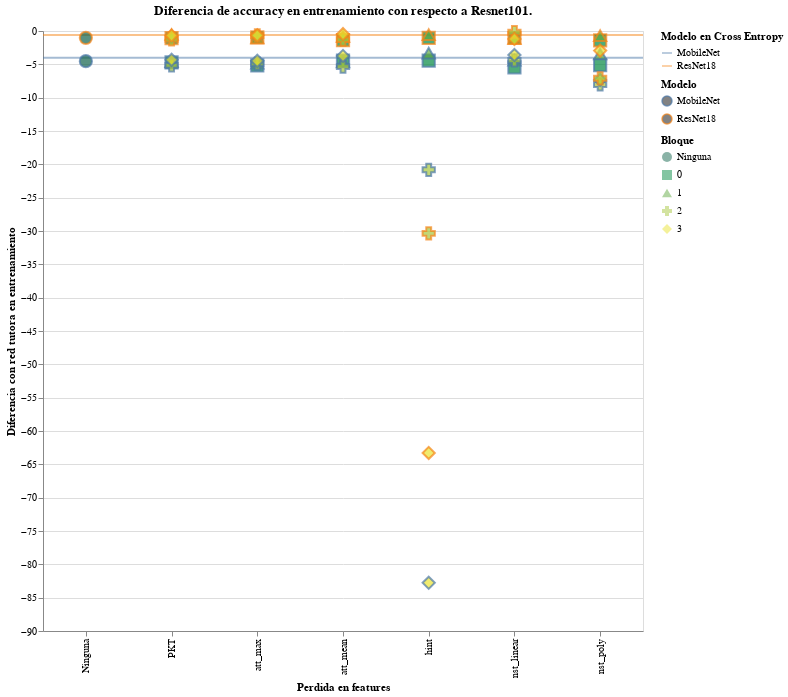

Source (notebook cell):
### Markdown cell above
3- Barras con test_acc/train_acc*feats(layer), raya en logit (t8), en grid ([kd,ce,kdce] [mobilenet,resnet])

### Code cell
def grafico_con_barra_y_CE(source=source,
                        title="Diferencia de accuracy en entrenamiento con respecto a Resnet101.",
                        y="delta_test",
                        x="feat_dist",
                        fill='layer',
                        color='student',
                        shape='layer'):
    
    chart=alt.Chart(source,title=title).mark_point(size=150).encode(
           
            y=alt.Y(y, type='quantitative',title=global_titles[y],
                    scale=alt.Scale(zero=False,base=10,type='linear')),
            x=alt.X(x, title=global_titles[x]),
            color=alt.Color(color, legend=alt.Legend(title=global_titles[color])),
            fill=alt.Fill('%s:O'%fill, legend=alt.Legend(title=global_titles[fill]), scale=alt.Scale(scheme='darkgreen')),
            shape=alt.Shape("%s:O"%shape,legend=alt.Legend(title=global_titles[shape])),
        )


    bar=alt.Chart(bar_source).mark_rule(opacity=0.5).encode(
                        y=y,
                        color=alt.Color('model', legend=alt.Legend(title="Modelo")),
                        stroke=alt.Stroke('model', legend=alt.Legend(title="Modelo en Cross Entropy")),
                        size=alt.value(2))
    d=bar+chart
    d.properties(width=600,height=600).configure_axis(titleFontSize=12).configure_title(fontSize=15)
    
    return d

grafico_con_barra_y_CE().properties(width=600,height=600)

### Figure 1 — Vega-Lite specification as saved in the notebook (floating-point values rounded to 4 significant figures)
{"config": {"view": {"continuousWidth": 400, "continuousHeight": 300}}, "layer": [{"data": {"name": "data-3de83c1e81426d0795c7948d927f58db"}, "mark": {"type": "rule", "opacity": 0.5}, "encoding": {"color": {"type": "nominal", "field": "model", "legend": {"title": "Modelo"}}, "size": {"value": 2}, "stroke": {"type": "nominal", "field": "model", "legend": {"title": "Modelo en Cross Entropy"}}, "y": {"type": "quantitative", "field": "delta_test"}}}, {"data": {"name": "data-a7af65d05f721c2ba443eb0d113c6d69"}, "mark": {"type": "point", "size": 150}, "encoding": {"color": {"type": "nominal", "field": "student", "legend": {"title": "Modelo"}}, "fill": {"type": "ordinal", "field": "layer", "legend": {"title": "Bloque"}, "scale": {"scheme": "darkgreen"}}, "shape": {"type": "ordinal", "field": "layer", "legend": {"title": "Bloque"}}, "x": {"type": "nominal", "field": "feat_dist", "title": "Perdida en features"}, "y": {"type": "quantitative", "field": "delta_test", "scale": {"base": 10, "type": "linear", "zero": false}, "title": "Diferencia con red tutora en entrenamiento"}}, "title": "Diferencia de accuracy en entrenamiento con respecto a Resnet101."}], "height": 600, "width": 600, "$schema": "https://vega.github.io/schema/vega-lite/v4.8.1.json", "datasets": {"data-3de83c1e81426d0795c7948d927f58db": [{"model": "ResNet18", "test_acc": 93.34, "test_loss ": 0.5333, "train_acc": 99.85, "train_loss ": 0.004576, "epoch": 400, "train_step": 156400, "test_step": 40000, "delta_test": -0.6, "test/train": 0.9348, "dist": "CE", "student": "ResNet18", "log_dist": "CE", "feat_dist": "Ninguna", "layer": "Ninguna"}, {"model": "MobileNet", "test_acc": 89.94, "test_loss ": 0.5806, "train_acc": 99.54, "train_loss ": 0.01374, "epoch": 400, "train_step": 156400, "test_step": 40000, "delta_test": -4.0, "test/train": 0.9035, "dist": "CE", "student": "MobileNet", "log_dist": "CE", "feat_dist": "Ninguna", "layer": "Ninguna"}], "data-a7af65d05f721c2ba443eb0d113c6d69": [{"test_acc": 89.42, "test_teacher/acc": 93.94, "test_loss": 0.01408, "test_eval": 1.295, "train_acc": 94.86, "train_teacher/acc": 99.89, "train_loss": 0.009106, "train_eval": 0.4043, "student": "MobileNet", "transform": "Ninguna", "dataset": "None", "temp": 8, "log_dist": "KD", "feat_dist": "Ninguna", "layer": "Ninguna", "delta_test": -4.52, "test/train": 0.9427, "last_layer": null}, {"test_acc": 92.91, "test_teacher/acc": 93.94, "test_loss": 0.006857, "test_eval": 0.7865, "train_acc": 99.02, "train_teacher/acc": 99.9, "train_loss": 0.003181, "train_eval": 0.04594, "student": "ResNet18", "transform": "Ninguna", "dataset": "None", "temp": 8, "log_dist": "KD", "feat_dist": "Ninguna", "layer": "Ninguna", "delta_test": -1.03, "test/train": 0.9383, "last_layer": null}, {"test_acc": 88.77, "test_teacher/acc": 93.94, "test_loss": 0.01508, "test_eval": 1.395, "train_acc": 94.67, "train_teacher/acc": 99.89, "train_loss": 0.009206, "train_eval": 0.4134, "student": "MobileNet", "transform": "Ninguna", "dataset": "cifar10,", "temp": 8, "log_dist": "KD", "feat_dist": "att_max", "layer": 0, "delta_test": -5.17, "test/train": 0.9377, "last_layer": "KD,T-8"}, {"test_acc": 89.1, "test_teacher/acc": 93.94, "test_loss": 0.01436, "test_eval": 1.279, "train_acc": 94.7, "train_teacher/acc": 99.88, "train_loss": 0.009395, "train_eval": 0.4169, "student": "MobileNet", "transform": "Ninguna", "dataset": "cifar10,", "temp": 8, "log_dist": "KD", "feat_dist": "att_max", "layer": 1, "delta_test": -4.84, "test/train": 0.9409, "last_layer": "KD,T-8"}, {"test_acc": 89.04, "test_teacher/acc": 93.94, "test_loss": 0.01553, "test_eval": 1.353, "train_acc": 94.83, "train_teacher/acc": 99.91, "train_loss": 0.00936, "train_eval": 0.3952, "student": "MobileNet", "transform": "Ninguna", "dataset": "cifar10,", "temp": 8, "log_dist": "KD", "feat_dist": "att_max", "layer": 2, "delta_test": -4.9, "test/train": 0.9389, "last_layer": "KD,T-8"}, {"test_acc": 89.46, "test_teacher/acc": 93.94, "test_loss": 0.01944, "test_eval": 1.299, "train_acc": 95.11, "train_teacher/acc": 99.91, "train_loss": 0.01402, "train_eval": 0.3856, "student": "MobileNet", "transform": "Ninguna", "dataset": "cifar10,", "temp": 8, "log_dist": "KD", "feat_dist": "att_max", "layer": 3, "delta_test": -4.48, "test/train": 0.9406, "last_layer": "KD,T-8"}, {"test_acc": 89.5, "test_teacher/acc": 93.94, "test_loss": 0.01519, "test_eval": 1.348, "train_acc": 94.72, "train_teacher/acc": 99.88, "train_loss": 0.009325, "train_eval": 0.4083, "student": "MobileNet", "transform": "Ninguna", "dataset": "cifar10,", "temp": 8, "log_dist": "KD", "feat_dist": "att_mean", "layer": 0, "delta_test": -4.44, "test/train": 0.9449, "last_layer": "KD,T-8"}, {"test_acc": 89.31, "test_teacher/acc": 93.94, "test_loss": 0.0147, "test_eval": 1.32, "train_acc": 95.01, "train_teacher/acc": 99.88, "train_loss": 0.009293, "train_eval": 0.3877, "student": "MobileNet", "transform": "Ninguna", "dataset": "cifar10,", "temp": 8, "log_dist": "KD", "feat_dist": "att_mean", "layer": 1, "delta_test": -4.63, "test/train": 0.94, "last_layer": "KD,T-8"}, {"test_acc": 88.59, "test_teacher/acc": 93.94, "test_loss": 0.01586, "test_eval": 1.387, "train_acc": 94.92, "train_teacher/acc": 99.91, "train_loss": 0.01017, "train_eval": 0.4011, "student": "MobileNet", "transform": "Ninguna", "dataset": "cifar10,", "temp": 8, "log_dist": "KD", "feat_dist": "att_mean", "layer": 2, "delta_test": -5.35, "test/train": 0.9333, "last_layer": "KD,T-8"}, {"test_acc": 90.2, "test_teacher/acc": 93.94, "test_loss": 0.02588, "test_eval": 1.214, "train_acc": 95.38, "train_teacher/acc": 99.91, "train_loss": 0.02096, "train_eval": 0.3339, "student": "MobileNet", "transform": "Ninguna", "dataset": "cifar10,", "temp": 8, "log_dist": "KD", "feat_dist": "att_mean", "layer": 3, "delta_test": -3.74, "test/train": 0.9457, "last_layer": "KD,T-8"}, {"test_acc": 89.5, "test_teacher/acc": 93.94, "test_loss": 70.4, "test_eval": 1.299, "train_acc": 95.14, "train_teacher/acc": 99.91, "train_loss": 67.8, "train_eval": 0.3845, "student": "MobileNet", "transform": "Ninguna", "dataset": "cifar10,", "temp": 8, "log_dist": "KD", "feat_dist": "hint", "layer": 0, "delta_test": -4.44, "test/train": 0.9408, "last_layer": "KD,T-8"}, {"test_acc": 90.62, "test_teacher/acc": 93.94, "test_loss": 175.7, "test_eval": 1.134, "train_acc": 96.14, "train_teacher/acc": 99.91, "train_loss": 160.7, "train_eval": 0.283, "student": "MobileNet", "transform": "Ninguna", "dataset": "cifar10,", "temp": 8, "log_dist": "KD", "feat_dist": "hint", "layer": 1, "delta_test": -3.32, "test/train": 0.9426, "last_layer": "KD,T-8"}, {"test_acc": 73.12, "test_teacher/acc": 93.94, "test_loss": 43120.0, "test_eval": 3.172, "train_acc": 73.88, "train_teacher/acc": 99.91, "train_loss": 36430.0, "train_eval": 2.472, "student": "MobileNet", "transform": "Ninguna", "dataset": "cifar10,", "temp": 8, "log_dist": "KD", "feat_dist": "hint", "layer": 2, "delta_test": -20.82, "test/train": 0.9897, "last_layer": "KD,T-8"}, {"test_acc": 11.17, "test_teacher/acc": 93.94, "test_loss": 12650.0, "test_eval": 10.84, "train_acc": 27.8, "train_teacher/acc": 99.92, "train_loss": 7571.0, "train_eval": 4.481, "student": "MobileNet", "transform": "Ninguna", "dataset": "cifar10,", "temp": 8, "log_dist": "KD", "feat_dist": "hint", "layer": 3, "delta_test": -82.77, "test/train": 0.4018, "last_layer": "KD,T-8"}, {"test_acc": 88.5, "test_teacher/acc": 93.94, "test_loss": 0.03599, "test_eval": 1.371, "train_acc": 94.45, "train_teacher/acc": 99.9, "train_loss": 0.02538, "train_eval": 0.4435, "student": "MobileNet", "transform": "Ninguna", "dataset": "cifar10,", "temp": 8, "log_dist": "KD", "feat_dist": "nst_linear", "layer": 0, "delta_test": -5.44, "test/train": 0.937, "last_layer": "KD,T-8"}, {"test_acc": 89.55, "test_teacher/acc": 93.94, "test_loss": 0.02572, "test_eval": 1.281, "train_acc": 95.02, "train_teacher/acc": 99.89, "train_loss": 0.01884, "train_eval": 0.3872, "student": "MobileNet", "transform": "Ninguna", "dataset": "cifar10,", "temp": 8, "log_dist": "KD", "feat_dist": "nst_linear", "layer": 1, "delta_test": -4.39, "test/train": 0.9424, "last_layer": "KD,T-8"}, {"test_acc": 89.52, "test_teacher/acc": 93.94, "test_loss": 0.02017, "test_eval": 1.269, "train_acc": 94.87, "train_teacher/acc": 99.9, "train_loss": 0.01419, "train_eval": 0.3965, "student": "MobileNet", "transform": "Ninguna", "dataset": "cifar10,", "temp": 8, "log_dist": "KD", "feat_dist": "nst_linear", "layer": 2, "delta_test": -4.42, "test/train": 0.9436, "last_layer": "KD,T-8"}, {"test_acc": 90.33, "test_teacher/acc": 93.94, "test_loss": 0.02095, "test_eval": 1.188, "train_acc": 94.8, "train_teacher/acc": 99.89, "train_loss": 0.01567, "train_eval": 0.4163, "student": "MobileNet", "transform": "Ninguna", "dataset": "cifar10,", "temp": 8, "log_dist": "KD", "feat_dist": "nst_linear", "layer": 3, "delta_test": -3.61, "test/train": 0.9528, "last_layer": "KD,T-8"}, {"test_acc": 88.83, "test_teacher/acc": 93.94, "test_loss": 2.714, "test_eval": 1.389, "train_acc": 94.99, "train_teacher/acc": 99.91, "train_loss": 1.356, "train_eval": 0.3983, "student": "MobileNet", "transform": "Ninguna", "dataset": "cifar10,", "temp": 8, "log_dist": "KD", "feat_dist": "nst_poly", "layer": 0, "delta_test": -5.11, "test/train": 0.9351, "last_layer": "KD,T-8"}, {"test_acc": 90.49, "test_teacher/acc": 93.94, "test_loss": 0.1159, "test_eval": 1.207, "train_acc": 95.97, "train_teacher/acc": 99.92, "train_loss": 0.06182, "train_eval": 0.311, "student": "MobileNet", "transform": "Ninguna", "dataset": "cifar10,", "temp": 8, "log_dist": "KD", "feat_dist": "nst_poly", "layer": 1, "delta_test": -3.45, "test/train": 0.9429, "last_layer": "KD,T-8"}, {"test_acc": 85.92, "test_teacher/acc": 93.94, "test_loss": 0.1898, "test_eval": 1.728, "train_acc": 90.79, "train_teacher/acc": 99.91, "train_loss": 0.1683, "train_eval": 0.7833, "student": "MobileNet", "transform": "Ninguna", "dataset": "cifar10,", "temp": 8, "log_dist": "KD", "feat_dist": "nst_poly", "layer": 2, "delta_test": -8.02, "test/train": 0.9463, "last_layer": "KD,T-8"}, {"test_acc": 86.58, "test_teacher/acc": 93.94, "test_loss": 0.03997, "test_eval": 1.566, "train_acc": 91.16, "train_teacher/acc": 99.92, "train_loss": 0.0284, "train_eval": 0.7596, "student": "MobileNet", "transform": "Ninguna", "dataset": "cifar10,", "temp": 8, "log_dist": "KD", "feat_dist": "nst_poly", "layer": 3, "delta_test": -7.36, "test/train": 0.9498, "last_layer": "KD,T-8"}, {"test_acc": 89.22, "test_teacher/acc": 93.94, "test_loss": 0.0144, "test_eval": 1.305, "train_acc": 94.81, "train_teacher/acc": 99.89, "train_loss": 0.009154, "train_eval": 0.416, "student": "MobileNet", "transform": "Ninguna", "dataset": "cifar10,", "temp": 8, "log_dist": "KD", "feat_dist": "PKT", "layer": 0, "delta_test": -4.72, "test/train": 0.941, "last_layer": "KD,T-8"}, {"test_acc": 89.35, "test_teacher/acc": 93.94, "test_loss": 0.01377, "test_eval": 1.292, "train_acc": 94.77, "train_teacher/acc": 99.91, "train_loss": 0.009018, "train_eval": 0.4045, "student": "MobileNet", "transform": "Ninguna", "dataset": "cifar10,", "temp": 8, "log_dist": "KD", "feat_dist": "PKT", "layer": 1, "delta_test": -4.59, "test/train": 0.9428, "last_layer": "KD,T-8"}, {"test_acc": 88.79, "test_teacher/acc": 93.94, "test_loss": 0.01453, "test_eval": 1.352, "train_acc": 94.54, "train_teacher/acc": 99.91, "train_loss": 0.009427, "train_eval": 0.4243, "student": "MobileNet", "transform": "Ninguna", "dataset": "cifar10,", "temp": 8, "log_dist": "KD", "feat_dist": "PKT", "layer": 2, "delta_test": -5.15, "test/train": 0.9392, "last_layer": "KD,T-8"}, {"test_acc": 89.61, "test_teacher/acc": 93.94, "test_loss": 0.01479, "test_eval": 1.33, "train_acc": 94.86, "train_teacher/acc": 99.91, "train_loss": 0.009168, "train_eval": 0.4039, "student": "MobileNet", "transform": "Ninguna", "dataset": "cifar10,", "temp": 8, "log_dist": "KD", "feat_dist": "PKT", "layer": 3, "delta_test": -4.33, "test/train": 0.9447, "last_layer": "KD,T-8"}, {"test_acc": 93.0, "test_teacher/acc": 93.94, "test_loss": 0.006939, "test_eval": 0.7465, "train_acc": 99.04, "train_teacher/acc": 99.92, "train_loss": 0.003131, "train_eval": 0.04648, "student": "ResNet18", "transform": "Ninguna", "dataset": "cifar10,", "temp": 8, "log_dist": "KD", "feat_dist": "att_max", "layer": 0, "delta_test": -0.94, "test/train": 0.9391, "last_layer": "KD,T-8"}, {"test_acc": 92.91, "test_teacher/acc": 93.94, "test_loss": 0.007031, "test_eval": 0.7931, "train_acc": 98.93, "train_teacher/acc": 99.9, "train_loss": 0.003364, "train_eval": 0.05394, "student": "ResNet18", "transform": "Ninguna", "dataset": "cifar10,", "temp": 8, "log_dist": "KD", "feat_dist": "att_max", "layer": 1, "delta_test": -1.03, "test/train": 0.9391, "last_layer": "KD,T-8"}, {"test_acc": 93.27, "test_teacher/acc": 93.94, "test_loss": 0.006877, "test_eval": 0.7336, "train_acc": 99.03, "train_teacher/acc": 99.86, "train_loss": 0.003446, "train_eval": 0.04912, "student": "ResNet18", "transform": "Ninguna", "dataset": "cifar10,", "temp": 8, "log_dist": "KD", "feat_dist": "att_max", "layer": 2, "delta_test": -0.67, "test/train": 0.9419, "last_layer": "KD,T-8"}, {"test_acc": 93.29, "test_teacher/acc": 93.94, "test_loss": 0.008951, "test_eval": 0.7217, "train_acc": 99.19, "train_teacher/acc": 99.9, "train_loss": 0.005458, "train_eval": 0.0357, "student": "ResNet18", "transform": "Ninguna", "dataset": "cifar10,", "temp": 8, "log_dist": "KD", "feat_dist": "att_max", "layer": 3, "delta_test": -0.65, "test/train": 0.9405, "last_layer": "KD,T-8"}, {"test_acc": 92.56, "test_teacher/acc": 93.94, "test_loss": 0.007214, "test_eval": 0.8452, "train_acc": 98.97, "train_teacher/acc": 99.89, "train_loss": 0.003202, "train_eval": 0.04846, "student": "ResNet18", "transform": "Ninguna", "dataset": "cifar10,", "temp": 8, "log_dist": "KD", "feat_dist": "att_mean", "layer": 0, "delta_test": -1.38, "test/train": 0.9352, "last_layer": "KD,T-8"}, {"test_acc": 93.14, "test_teacher/acc": 93.94, "test_loss": 0.006817, "test_eval": 0.7617, "train_acc": 99.03, "train_teacher/acc": 99.92, "train_loss": 0.003258, "train_eval": 0.04956, "student": "ResNet18", "transform": "Ninguna", "dataset": "cifar10,", "temp": 8, "log_dist": "KD", "feat_dist": "att_mean", "layer": 1, "delta_test": -0.8, "test/train": 0.9405, "last_layer": "KD,T-8"}, {"test_acc": 92.65, "test_teacher/acc": 93.94, "test_loss": 0.007827, "test_eval": 0.8556, "train_acc": 99.05, "train_teacher/acc": 99.91, "train_loss": 0.003647, "train_eval": 0.04582, "student": "ResNet18", "transform": "Ninguna", "dataset": "cifar10,", "temp": 8, "log_dist": "KD", "feat_dist": "att_mean", "layer": 2, "delta_test": -1.29, "test/train": 0.9353, "last_layer": "KD,T-8"}, {"test_acc": 93.47, "test_teacher/acc": 93.94, "test_loss": 0.0129, "test_eval": 0.692, "train_acc": 99.2, "train_teacher/acc": 99.89, "train_loss": 0.009162, "train_eval": 0.03493, "student": "ResNet18", "transform": "Ninguna", "dataset": "cifar10,", "temp": 8, "log_dist": "KD", "feat_dist": "att_mean", "layer": 3, "delta_test": -0.47, "test/train": 0.9422, "last_layer": "KD,T-8"}, {"test_acc": 92.9, "test_teacher/acc": 93.94, "test_loss": 11.29, "test_eval": 0.7762, "train_acc": 99.2, "train_teacher/acc": 99.89, "train_loss": 10.88, "train_eval": 0.0373, "student": "ResNet18", "transform": "Ninguna", "dataset": "cifar10,", "temp": 8, "log_dist": "KD", "feat_dist": "hint", "layer": 0, "delta_test": -1.04, "test/train": 0.9365, "last_layer": "KD,T-8"}, {"test_acc": 93.39, "test_teacher/acc": 93.94, "test_loss": 50.91, "test_eval": 0.7433, "train_acc": 99.35, "train_teacher/acc": 99.92, "train_loss": 46.14, "train_eval": 0.0297, "student": "ResNet18", "transform": "Ninguna", "dataset": "cifar10,", "temp": 8, "log_dist": "KD", "feat_dist": "hint", "layer": 1, "delta_test": -0.55, "test/train": 0.94, "last_layer": "KD,T-8"}, {"test_acc": 63.59, "test_teacher/acc": 93.94, "test_loss": 30620.0, "test_eval": 4.019, "train_acc": 66.55, "train_teacher/acc": 99.91, "train_loss": 13250.0, "train_eval": 2.972, "student": "ResNet18", "transform": "Ninguna", "dataset": "cifar10,", "temp": 8, "log_dist": "KD", "feat_dist": "hint", "layer": 2, "delta_test": -30.35, "test/train": 0.9555, "last_layer": "KD,T-8"}, {"test_acc": 30.65, "test_teacher/acc": 93.94, "test_loss": 13230.0, "test_eval": 4.058, "train_acc": 30.12, "train_teacher/acc": 99.91, "train_loss": 8551.0, "train_eval": 3.898, "student": "ResNet18", "transform": "Ninguna", "dataset": "cifar10,", "temp": 8, "log_dist": "KD", "feat_dist": "hint", "layer": 3, "delta_test": -63.29, "test/train": 1.018, "last_layer": "KD,T-8"}, {"test_acc": 92.89, "test_teacher/acc": 93.94, "test_loss": 0.01084, "test_eval": 0.7738, "train_acc": 99.06, "train_teacher/acc": 99.9, "train_loss": 0.006382, "train_eval": 0.04579, "student": "ResNet18", "transform": "Ninguna", "dataset": "cifar10,", "temp": 8, "log_dist": "KD", "feat_dist": "nst_linear", "layer": 0, "delta_test": -1.05, "test/train": 0.9378, "last_layer": "KD,T-8"}, {"test_acc": 92.82, "test_teacher/acc": 93.94, "test_loss": 0.01146, "test_eval": 0.8084, "train_acc": 98.98, "train_teacher/acc": 99.92, "train_loss": 0.006565, "train_eval": 0.05312, "student": "ResNet18", "transform": "Ninguna", "dataset": "cifar10,", "temp": 8, "log_dist": "KD", "feat_dist": "nst_linear", "layer": 1, "delta_test": -1.12, "test/train": 0.9377, "last_layer": "KD,T-8"}, {"test_acc": 93.76, "test_teacher/acc": 93.94, "test_loss": 0.00843, "test_eval": 0.692, "train_acc": 99.2, "train_teacher/acc": 99.91, "train_loss": 0.004905, "train_eval": 0.03824, "student": "ResNet18", "transform": "Ninguna", "dataset": "cifar10,", "temp": 8, "log_dist": "KD", "feat_dist": "nst_linear", "layer": 2, "delta_test": -0.18, "test/train": 0.9451, "last_layer": "KD,T-8"}, {"test_acc": 92.74, "test_teacher/acc": 93.94, "test_loss": 0.01167, "test_eval": 0.7838, "train_acc": 99.01, "train_teacher/acc": 99.91, "train_loss": 0.006766, "train_eval": 0.04811, "student": "ResNet18", "transform": "Ninguna", "dataset": "cifar10,", "temp": 8, "log_dist": "KD", "feat_dist": "nst_linear", "layer": 3, "delta_test": -1.2, "test/train": 0.9367, "last_layer": "KD,T-8"}, {"test_acc": 92.54, "test_teacher/acc": 93.94, "test_loss": 0.5012, "test_eval": 0.8025, "train_acc": 99.1, "train_teacher/acc": 99.9, "train_loss": 0.2098, "train_eval": 0.04166, "student": "ResNet18", "transform": "Ninguna", "dataset": "cifar10,", "temp": 8, "log_dist": "KD", "feat_dist": "nst_poly", "layer": 0, "delta_test": -1.4, "test/train": 0.9338, "last_layer": "KD,T-8"}, {"test_acc": 93.24, "test_teacher/acc": 93.94, "test_loss": 0.03394, "test_eval": 0.7357, "train_acc": 99.25, "train_teacher/acc": 99.93, "train_loss": 0.0175, "train_eval": 0.03633, "student": "ResNet18", "transform": "Ninguna", "dataset": "cifar10,", "temp": 8, "log_dist": "KD", "feat_dist": "nst_poly", "layer": 1, "delta_test": -0.7, "test/train": 0.9395, "last_layer": "KD,T-8"}, {"test_acc": 86.85, "test_teacher/acc": 93.94, "test_loss": 0.1173, "test_eval": 1.532, "train_acc": 93.83, "train_teacher/acc": 99.91, "train_loss": 0.07008, "train_eval": 0.3967, "student": "ResNet18", "transform": "Ninguna", "dataset": "cifar10,", "temp": 8, "log_dist": "KD", "feat_dist": "nst_poly", "layer": 2, "delta_test": -7.09, "test/train": 0.9256, "last_layer": "KD,T-8"}, {"test_acc": 91.0, "test_teacher/acc": 93.94, "test_loss": 0.02765, "test_eval": 1.006, "train_acc": 96.57, "train_teacher/acc": 99.93, "train_loss": 0.0164, "train_eval": 0.201, "student": "ResNet18", "transform": "Ninguna", "dataset": "cifar10,", "temp": 8, "log_dist": "KD", "feat_dist": "nst_poly", "layer": 3, "delta_test": -2.94, "test/train": 0.9424, "last_layer": "KD,T-8"}, {"test_acc": 92.88, "test_teacher/acc": 93.94, "test_loss": 0.006906, "test_eval": 0.7867, "train_acc": 99.08, "train_teacher/acc": 99.91, "train_loss": 0.003107, "train_eval": 0.04384, "student": "ResNet18", "transform": "Ninguna", "dataset": "cifar10,", "temp": 8, "log_dist": "KD", "feat_dist": "PKT", "layer": 0, "delta_test": -1.06, "test/train": 0.9374, "last_layer": "KD,T-8"}, {"test_acc": 93.41, "test_teacher/acc": 93.94, "test_loss": 0.006757, "test_eval": 0.77, "train_acc": 98.99, "train_teacher/acc": 99.89, "train_loss": 0.003212, "train_eval": 0.05201, "student": "ResNet18", "transform": "Ninguna", "dataset": "cifar10,", "temp": 8, "log_dist": "KD", "feat_dist": "PKT", "layer": 1, "delta_test": -0.53, "test/train": 0.9437, "last_layer": "KD,T-8"}, {"test_acc": 92.7, "test_teacher/acc": 93.94, "test_loss": 0.007269, "test_eval": 0.8137, "train_acc": 98.97, "train_teacher/acc": 99.89, "train_loss": 0.003196, "train_eval": 0.05339, "student": "ResNet18", "transform": "Ninguna", "dataset": "cifar10,", "temp": 8, "log_dist": "KD", "feat_dist": "PKT", "layer": 2, "delta_test": -1.24, "test/train": 0.9367, "last_layer": "KD,T-8"}, {"test_acc": 93.26, "test_teacher/acc": 93.94, "test_loss": 0.006542, "test_eval": 0.747, "train_acc": 99.07, "train_teacher/acc": 99.89, "train_loss": 0.003151, "train_eval": 0.04638, "student": "ResNet18", "transform": "Ninguna", "dataset": "cifar10,", "temp": 8, "log_dist": "KD", "feat_dist": "PKT", "layer": 3, "delta_test": -0.68, "test/train": 0.9413, "last_layer": "KD,T-8"}]}}
